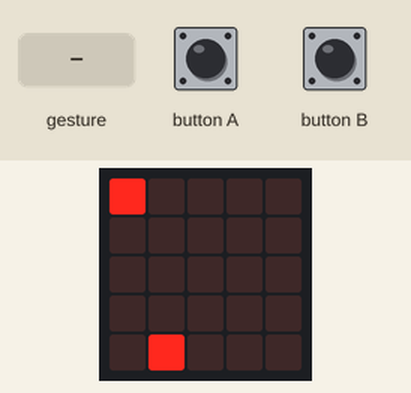
Simulated run of this program. Board: BBC micro:bit (MakeCode). Parts: the board's 5×5 LED display. The test bench sets the inputs (shaded band). Random numbers come from a fixed seed; a tilt is held for 1.5 s and a shake lasts 1 s, then the board lies face up again.

Above: at 1.2 s.
1.3 s: button B pressed for 0.15 s
At 2.6 s:
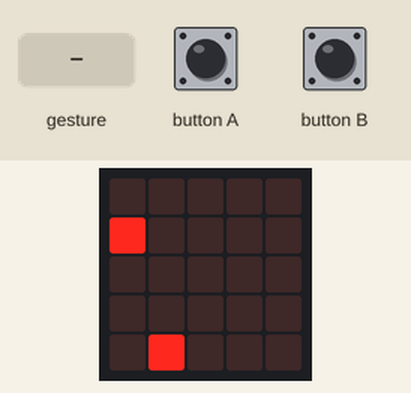
2.9 s: gesture 'tilt right'
At 4.2 s:
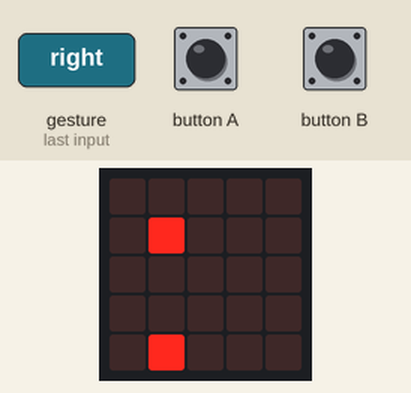
4.5 s: button A pressed for 0.15 s
At 5.5 s:
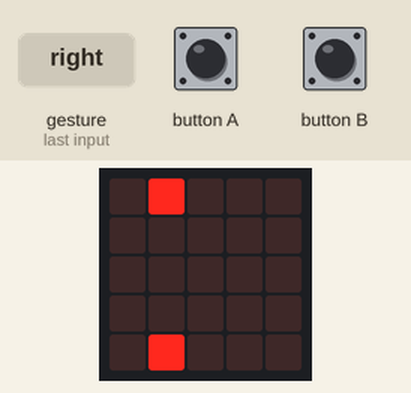
6.1 s: gesture 'tilt right'
At 6.9 s:
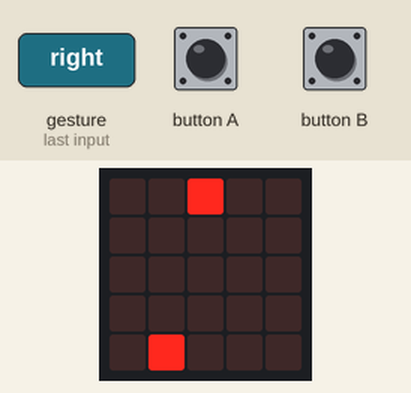
7.7 s: button B pressed for 0.15 s
At 9.0 s:
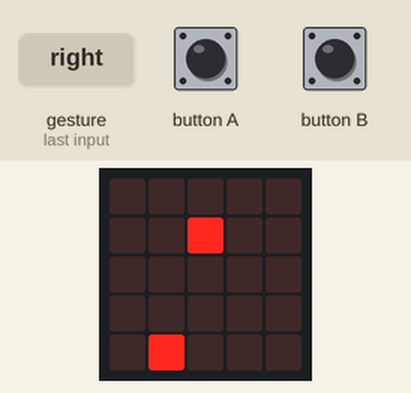
9.3 s: button B pressed for 0.15 s
At 9.8 s:
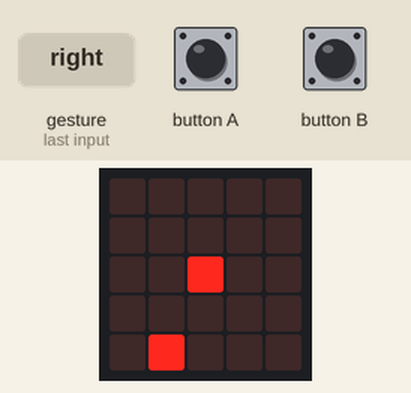
Timing chart, 0 to 11.9 s (numbered marks = the images above; inputs shaded):
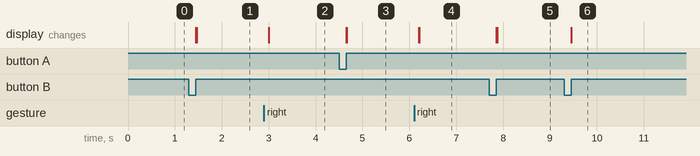

Measured:
- after the input at 1.3 s, the display: first changes after 0.15 s (image 1 shows a later state)
- after the input at 2.9 s, the display: first changes after 0.10 s (image 2 shows a later state)
- after the input at 4.5 s, the display: first changes after 0.15 s (image 3 shows a later state)
- after the input at 6.1 s, the display: first changes after 0.10 s (image 4 shows a later state)
- after the input at 7.7 s, the display: first changes after 0.15 s (image 5 shows a later state)
- after the input at 9.3 s, the display: first changes after 0.15 s (image 6 shows a later state)

The program:

main.ts
```typescript
input.onButtonPressed(Button.A, function () {
    if (vertical > 0) {
        led.unplot(horizontal, vertical)
        vertical = vertical - 1
    }
})
input.onGesture(Gesture.TiltRight, function () {
    if (horizontal < 4) {
        led.unplot(horizontal, vertical)
        horizontal = horizontal + 1
    }
})
input.onGesture(Gesture.TiltLeft, function () {
    if (horizontal > 0) {
        led.unplot(horizontal, vertical)
        horizontal = horizontal - 1
    }
})
input.onButtonPressed(Button.B, function () {
    if (vertical < 4) {
        led.unplot(horizontal, vertical)
        vertical = vertical + 1
    }
})
let horizontal = 0
let vertical = 0
vertical = 0
horizontal = 0
let ph = randint(0, 4)
let pv = randint(0, 4)
led.plot(ph, pv)
basic.forever(function () {
    led.plot(horizontal, vertical)
    if (vertical == pv && horizontal == ph) {
        music.playMelody("D A B F G E C C5 ", 120)
        ph = randint(0, 4)
        pv = randint(0, 4)
        led.plot(ph, pv)
    }
})
```

test.ts
```typescript
// aquí va el archivo "tests"; esto no se compilará cuando este paquete se utilice como una extensión.
```
